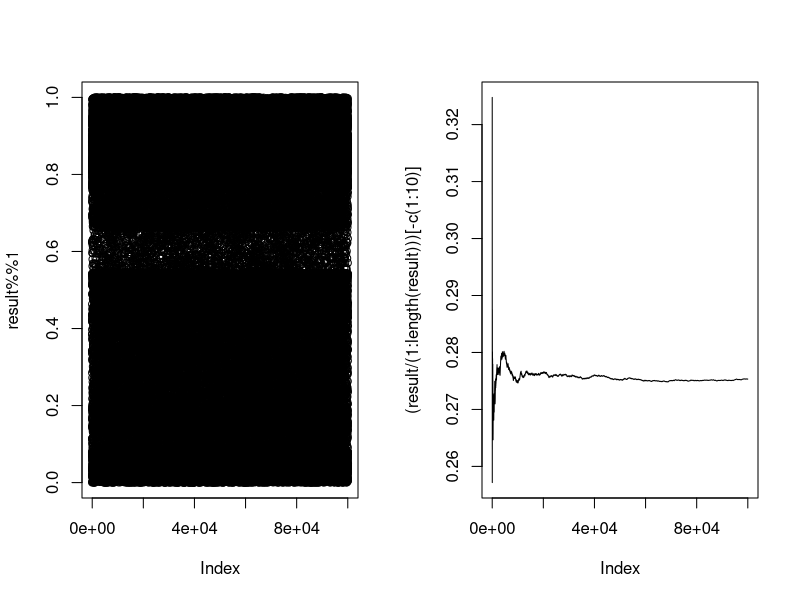

Write the R code that produced this figure.


f = function(theta, omega, K) theta + omega + (K / 2 / pi) * sin(2 * pi * theta);

x = runif(min=0, max=1, n=1);
result = x;
for(i in 1:100000){
	x = f(x, omega=1/3, K=1.7);
	result = c(result, x);
}

par(mfrow=c(1, 2));
plot(result %% 1);
plot( (result / (1 : length(result)))[-c(1:10)] , type="l");
